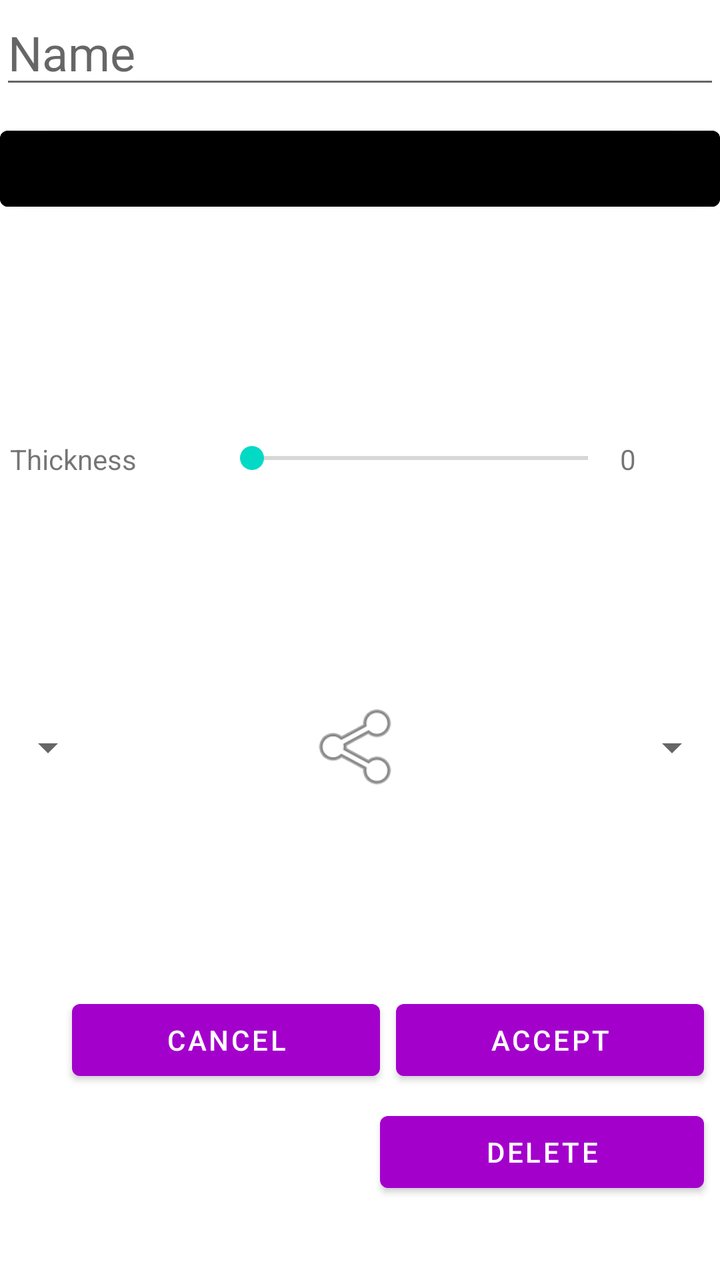
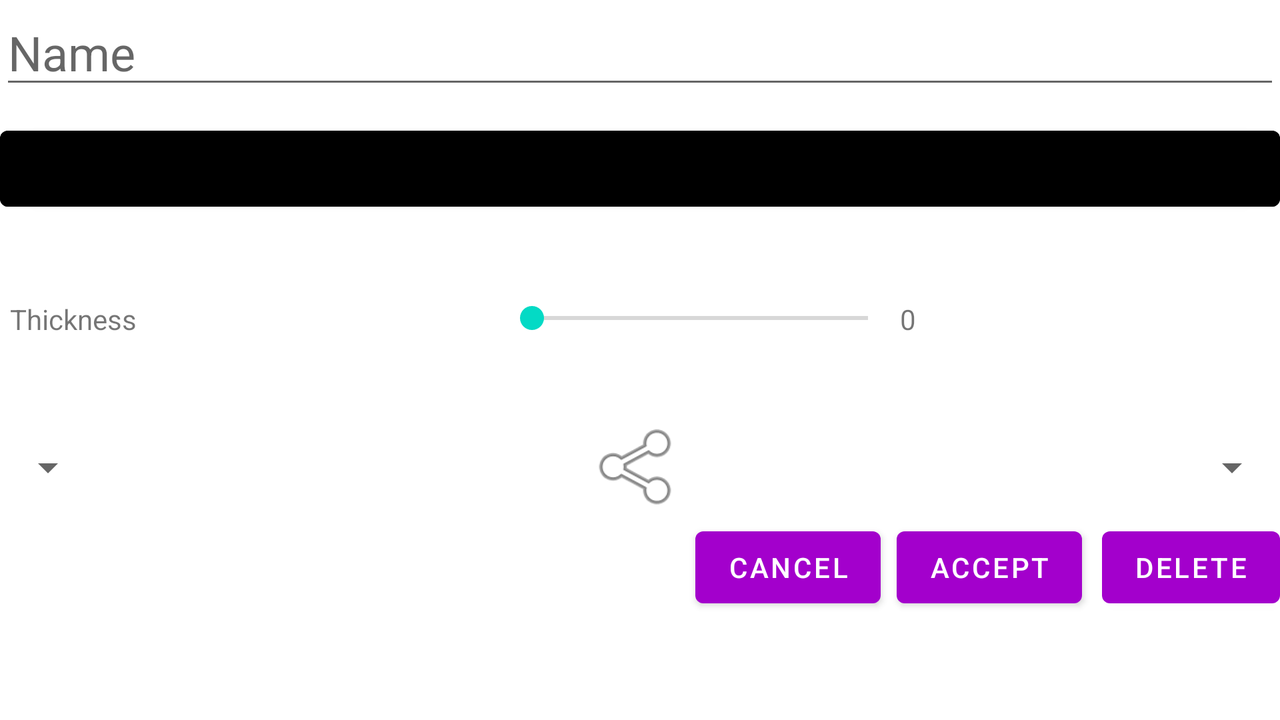

An Android layout and its configuration variant, each rendered on a device that would load it. The default file and the variant file are quoted in full after the pictures.
<!-- AndroidManifest.xml: application theme Theme.NetworkBM -->
<!-- res/layout/edit_connexion_form.xml -->
<?xml version="1.0" encoding="utf-8"?>
<androidx.constraintlayout.widget.ConstraintLayout xmlns:android="http://schemas.android.com/apk/res/android"
    xmlns:app="http://schemas.android.com/apk/res-auto"
    xmlns:tools="http://schemas.android.com/tools"
    android:layout_width="match_parent"
    android:layout_height="match_parent">

    <androidx.constraintlayout.widget.Guideline
        android:id="@+id/guideline"
        android:layout_width="wrap_content"
        android:layout_height="wrap_content"
        android:orientation="vertical"
        app:layout_constraintGuide_percent="0.10" />


    <EditText
        android:id="@+id/editTextNomConnexion"
        android:layout_width="match_parent"
        android:layout_height="wrap_content"
        android:layout_weight="1"
        android:autofillHints="Nom"
        android:hint="@string/name"
        android:textSize="24sp" />

    <LinearLayout
        android:layout_width="match_parent"
        android:layout_height="wrap_content"
        android:orientation="horizontal"
        app:layout_constraintBottom_toTopOf="@+id/linearLayout2"
        app:layout_constraintTop_toBottomOf="@+id/listCouleurs">

        <TextView
            android:id="@+id/textView"
            android:layout_width="wrap_content"
            android:layout_height="wrap_content"
            android:layout_marginStart="5dp"
            android:layout_weight="1"
            android:text="@string/thickness" />

        <SeekBar
            android:id="@+id/barEpaisseur"
            android:layout_width="200dp"
            android:layout_height="wrap_content" />

        <TextView
            android:id="@+id/nbrEpaisseur"
            android:layout_width="wrap_content"
            android:layout_height="wrap_content"
            android:layout_weight="1"
            android:text="0" />
    </LinearLayout>

    <LinearLayout
        android:id="@+id/listCouleurs"
        android:layout_width="match_parent"
        android:layout_height="50dp"
        android:layout_marginTop="10dp"
        android:orientation="horizontal"
        app:layout_constraintTop_toBottomOf="@+id/editTextNomConnexion">

        <Button
            android:id="@+id/butCol1"
            android:layout_width="wrap_content"
            android:layout_height="match_parent"
            android:backgroundTint="@color/black"
            android:layout_weight="1" />
    </LinearLayout>

    <LinearLayout
        android:id="@+id/linearLayout2"
        android:layout_width="match_parent"
        android:layout_height="50dp"
        android:orientation="horizontal"
        app:layout_constraintBottom_toBottomOf="parent"
        app:layout_constraintTop_toBottomOf="@+id/listCouleurs">

        <Spinner
            android:id="@+id/editObjet1"
            android:layout_width="wrap_content"
            android:layout_height="48dp"
            android:autofillHints="Nom"
            android:hint="@string/name"
            android:textSize="24sp" />

        <ImageView
            android:id="@+id/imageView"
            android:layout_width="wrap_content"
            android:layout_height="48dp"
            android:layout_weight="1"
            app:srcCompat="@android:drawable/ic_menu_share" />

        <Spinner
            android:id="@+id/editObjet2"
            android:layout_width="wrap_content"
            android:layout_height="48dp"
            android:textSize="24sp" />
    </LinearLayout>

    <Button
        android:id="@+id/buttonAnnuler"
        android:layout_width="0dp"
        android:layout_height="wrap_content"
        android:layout_marginRight="8dp"
        android:text="@string/cancel"
        app:layout_constraintBottom_toBottomOf="parent"
        app:layout_constraintEnd_toStartOf="@+id/buttonValider"
        app:layout_constraintHorizontal_chainStyle="packed"
        app:layout_constraintStart_toEndOf="@id/guideline"
        app:layout_constraintTop_toBottomOf="@+id/linearLayout2" />

    <Button
        android:id="@+id/buttonValider"
        android:layout_width="0dp"
        android:layout_height="wrap_content"
        android:layout_marginEnd="8dp"
        android:text="@string/accept"
        app:layout_constraintEnd_toEndOf="parent"
        app:layout_constraintHorizontal_bias="0.5"
        app:layout_constraintStart_toEndOf="@+id/buttonAnnuler"
        app:layout_constraintTop_toTopOf="@+id/buttonAnnuler" />

    <Button
        android:id="@+id/buttonSupprimer"
        android:layout_width="0dp"
        android:layout_height="wrap_content"
        android:layout_marginTop="56dp"
        android:layout_marginEnd="8dp"
        android:text="@string/delete"
        app:layout_constraintEnd_toEndOf="parent"
        app:layout_constraintHorizontal_bias="0.0"
        app:layout_constraintStart_toEndOf="@+id/buttonAnnuler"
        app:layout_constraintTop_toBottomOf="@+id/buttonValider"
        app:layout_constraintTop_toTopOf="@+id/buttonAnnuler" />

</androidx.constraintlayout.widget.ConstraintLayout>
<!-- resources referenced by this layout -->
<resources>
  <color name="black">#FF000000</color>
  <string name="accept">Accept</string>
  <string name="cancel">Cancel</string>
  <string name="delete">Delete</string>
  <string name="name">Name</string>
  <string name="thickness">Thickness</string>
  <style name="Theme.NetworkBM" parent="Theme.MaterialComponents.DayNight.DarkActionBar">
          
          <item name="colorPrimary">@color/purple_princ</item>
          <item name="colorPrimaryVariant">@color/purple_princ</item>
          <item name="colorOnPrimary">@color/white</item>
          
          <item name="colorSecondary">@color/teal_200</item>
          <item name="colorSecondaryVariant">@color/teal_700</item>
          <item name="colorOnSecondary">@color/black</item>
          
          <item name="android:statusBarColor" tools:targetApi="l">?attr/colorPrimaryVariant</item>
          
      </style>
  <color name="purple_princ">#A300CC</color>
  <color name="white">#FFFFFFFF</color>
  <color name="teal_200">#FF03DAC5</color>
  <color name="teal_700">#FF018786</color>
</resources>
<!-- res/layout-land/edit_connexion_form.xml (the repository's variant of the layout above) -->
<!-- drawn on the phone turned sideways -->
<?xml version="1.0" encoding="utf-8"?>
<androidx.constraintlayout.widget.ConstraintLayout xmlns:android="http://schemas.android.com/apk/res/android"
    xmlns:app="http://schemas.android.com/apk/res-auto"
    xmlns:tools="http://schemas.android.com/tools"
    android:layout_width="match_parent"
    android:layout_height="match_parent">


    <EditText
        android:id="@+id/editTextNomConnexion"
        android:layout_width="match_parent"
        android:layout_height="wrap_content"
        android:layout_weight="1"
        android:autofillHints="Nom"
        android:hint="@string/name"
        android:textSize="24sp" />

    <LinearLayout
        android:layout_width="match_parent"
        android:layout_height="wrap_content"
        android:orientation="horizontal"
        app:layout_constraintBottom_toTopOf="@+id/linearLayout2"
        app:layout_constraintTop_toBottomOf="@+id/listCouleurs">

        <TextView
            android:id="@+id/textView"
            android:layout_width="wrap_content"
            android:layout_height="wrap_content"
            android:layout_marginStart="5dp"
            android:layout_weight="1"
            android:text="@string/thickness" />

        <SeekBar
            android:id="@+id/barEpaisseur"
            android:layout_width="200dp"
            android:layout_height="wrap_content" />

        <TextView
            android:id="@+id/nbrEpaisseur"
            android:layout_width="wrap_content"
            android:layout_height="wrap_content"
            android:layout_weight="1"
            android:text="0" />
    </LinearLayout>

    <LinearLayout
        android:id="@+id/listCouleurs"
        android:layout_width="match_parent"
        android:layout_height="50dp"
        android:layout_marginTop="10dp"
        android:orientation="horizontal"
        app:layout_constraintTop_toBottomOf="@+id/editTextNomConnexion">

        <Button
            android:id="@+id/butCol1"
            android:layout_width="wrap_content"
            android:layout_height="match_parent"
            android:backgroundTint="@color/black"
            android:layout_weight="1" />
    </LinearLayout>

    <LinearLayout
        android:id="@+id/linearLayout2"
        android:layout_width="match_parent"
        android:layout_height="50dp"
        android:orientation="horizontal"
        app:layout_constraintBottom_toBottomOf="parent"
        app:layout_constraintTop_toBottomOf="@+id/listCouleurs">

        <Spinner
            android:id="@+id/editObjet1"
            android:layout_width="wrap_content"
            android:layout_height="48dp"
            android:autofillHints="Nom"
            android:hint="@string/name"
            android:textSize="24sp" />

        <ImageView
            android:id="@+id/imageView"
            android:layout_width="wrap_content"
            android:layout_height="48dp"
            android:layout_weight="1"
            app:srcCompat="@android:drawable/ic_menu_share" />

        <Spinner
            android:id="@+id/editObjet2"
            android:layout_width="wrap_content"
            android:layout_height="48dp"
            android:textSize="24sp" />
    </LinearLayout>

    <Button
        android:id="@+id/buttonAnnuler"
        android:layout_width="wrap_content"
        android:layout_height="wrap_content"
        android:layout_marginRight="8dp"
        android:text="@string/cancel"
        app:layout_constraintEnd_toStartOf="@+id/buttonValider"
        app:layout_constraintHorizontal_chainStyle="spread"
        app:layout_constraintTop_toBottomOf="@+id/linearLayout2" />

    <Button
        android:id="@+id/buttonValider"
        android:layout_width="wrap_content"
        android:layout_height="wrap_content"
        android:layout_marginEnd="10dp"
        android:text="@string/accept"
        app:layout_constraintEnd_toStartOf="@+id/buttonSupprimer"
        app:layout_constraintTop_toBottomOf="@+id/linearLayout2" />

    <Button
        android:id="@+id/buttonSupprimer"
        android:layout_width="wrap_content"
        android:layout_height="wrap_content"
        android:text="@string/delete"
        app:layout_constraintEnd_toEndOf="parent"
        app:layout_constraintTop_toBottomOf="@+id/linearLayout2" />

</androidx.constraintlayout.widget.ConstraintLayout>
